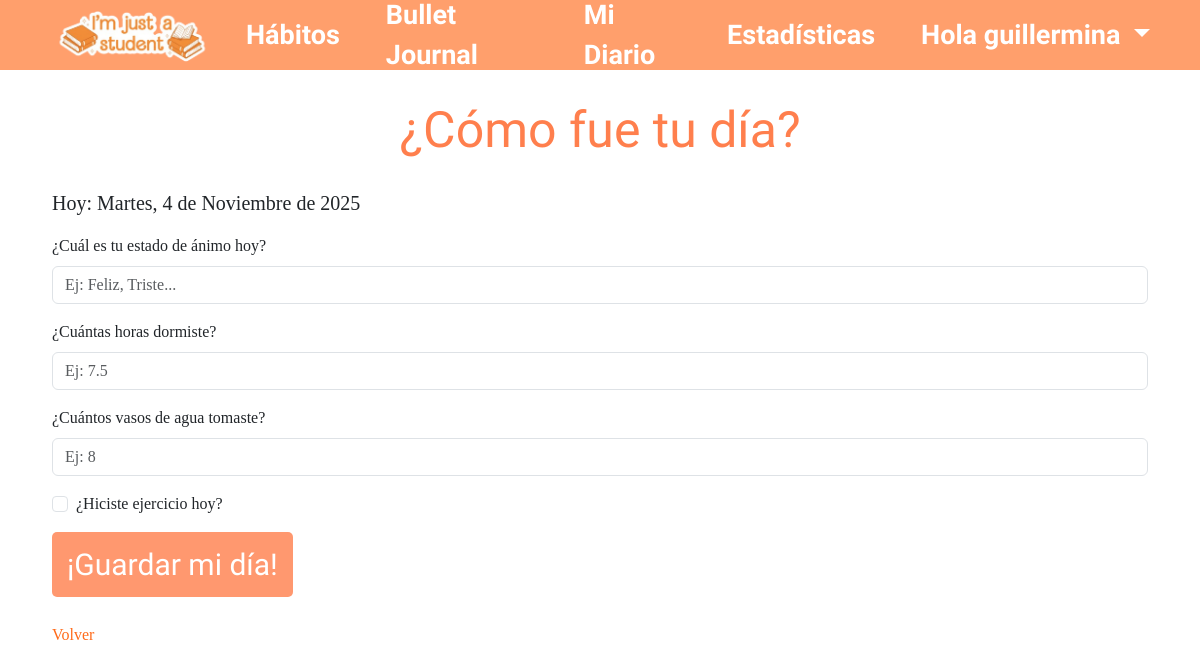
Before: /journals/new_journal/ (signed in) with the older database file.
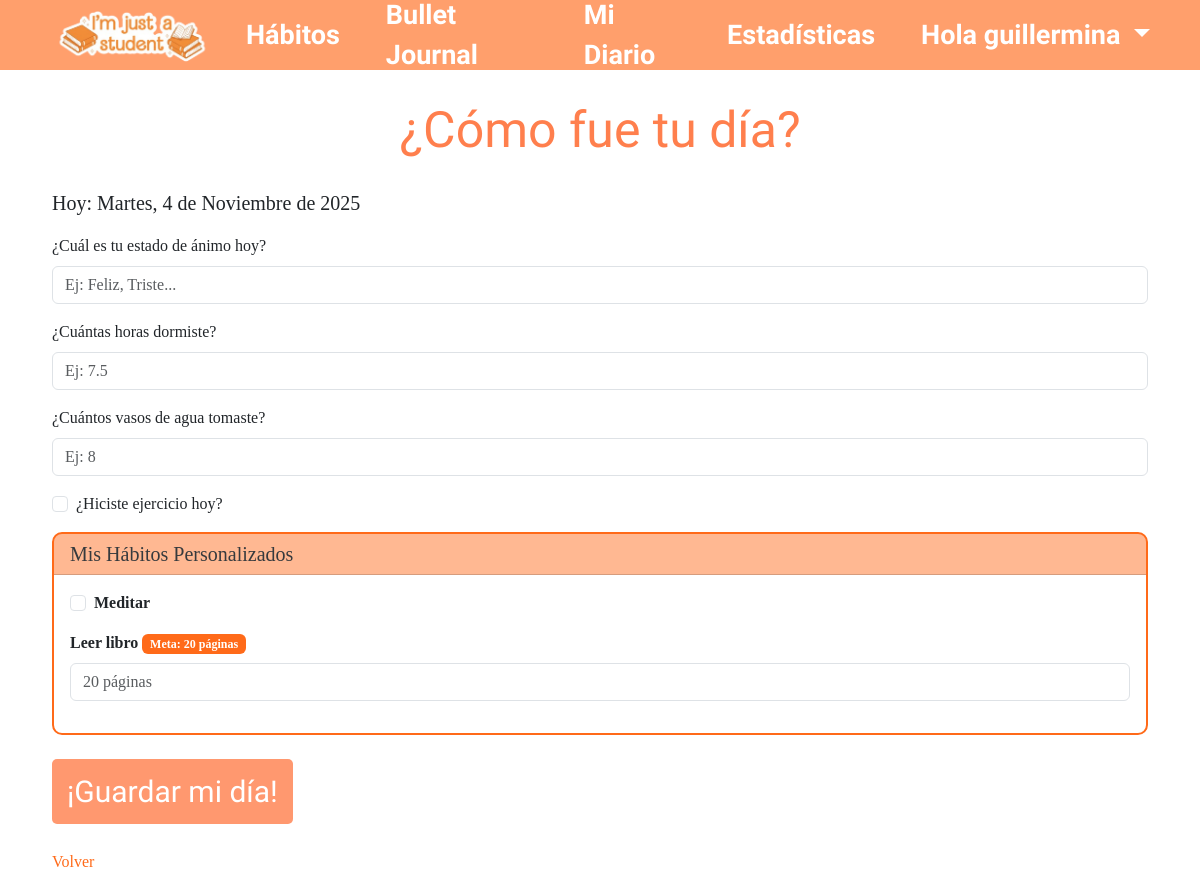
After: the same page with the newer database file.
### bullet_journal/models.py (models this page shows, shortened)
class CustomHabit(models.Model):
    TYPE_CHOICES = [
        ('boolean', 'Sí/No'),
        ('integer', 'Número'),
    ]
    user = models.ForeignKey(User, on_delete=models.CASCADE, related_name='custom_habits')
    name = models.CharField(max_length=100)
    description = models.TextField(blank=True, null=True)
    type = models.CharField(max_length=10, choices=TYPE_CHOICES)
    created_at = models.DateTimeField(auto_now_add=True)
    is_active = models.BooleanField(default=True)
    goal_value = models.IntegerField(null=True, blank=True)  # Valor objetivo (si aplica)
    unit = models.CharField(max_length=20, blank=True, null=True)  #
    class Meta:
        unique_together = ('user', 'name')
        ordering = ['-created_at']

### bullet_journal/views/journal_views.py (the view)
# urls.py: path('journals/new_journal/', journal_create, name='journal_create'),
@login_required
def journal_create(request):
    print(f"DEBUG: Iniciando journal_create - Método: {request.method}")
    if request.method == 'POST':
        print(f"DEBUG: Usuario: {request.user}")
        form = JournalForm(request.POST, request.FILES, user=request.user)
        if form.is_valid():
            date = form.cleaned_data['date']
            print(f"DEBUG: Fecha: {date}")
            existing_count = Journal.objects.filter(user=request.user, date=date).count()
            print(f"DEBUG: Journals existentes para {date}: {existing_count}")
            try:
                journal = Journal.objects.get(user=request.user, date=date)
                print(f"DEBUG: Journal existente encontrado ID: {journal.id}")
                journal.mood = form.cleaned_data['mood']
                journal.sleep_hours = form.cleaned_data.get('sleep_hours')
                journal.water_glasses = form.cleaned_data.get('water_glasses')
                journal.exercise = form.cleaned_data.get('exercise', False)
                if form.cleaned_data.get('image'):
                    journal.image = form.cleaned_data['image']
                custom_habits_data = {}
                for field_name, value in form.cleaned_data.items():
                    if field_name.startswith('habit_'):
                        custom_habits_data[field_name] = value
                journal.custom_habits_data = custom_habits_data
                journal.save()
                print(f"DEBUG: Journal actualizado exitosamente")
                action = "actualizado"
            except Journal.DoesNotExist:
                print(f"DEBUG: Creando nuevo journal")
                custom_habits_data = {}
                for field_name, value in form.cleaned_data.items():
                    if field_name.startswith('habit_'):
                        custom_habits_data[field_name] = value
                journal = Journal(
                    user=request.user,
                    date=date,
                    mood=form.cleaned_data['mood'],
                    sleep_hours=form.cleaned_data.get('sleep_hours'),
                    water_glasses=form.cleaned_data.get('water_glasses'),
                    exercise=form.cleaned_data.get('exercise', False),
                    custom_habits_data=custom_habits_data
                )
                if form.cleaned_data.get('image'):
                    journal.image = form.cleaned_data['image']
                journal.save()
                print(f"DEBUG: Nuevo journal creado ID: {journal.id}")
                action = "creado"
            except Exception as e:
                print(f"DEBUG: Error inesperado: {type(e).__name__}: {e}")
                import traceback
                traceback.print_exc()
                messages.error(request, f"Error al guardar: {e}")
                return render(request, 'bullet_journal/journal/new_journal.html', {
                    'form': form,
                    'custom_habits': CustomHabit.objects.filter(user=request.user, is_active=True)
                })
            messages.success(request, f"Journal {action} correctamente 🎉")
            return redirect('journal_list')
        else:
            print(f"DEBUG: Errores del formulario: {form.errors}")
    else:
        form = JournalForm(user=request.user)
        today = timezone.now().date()
        existing_journal = Journal.objects.filter(user=request.user, date=today).first()
        if existing_journal:
            form = JournalForm(instance=existing_journal, user=request.user)
            load_custom_habits_data(form, request.user, today)
    custom_habits = CustomHabit.objects.filter(user=request.user, is_active=True)
    return render(request, 'bullet_journal/journal/new_journal.html', {
        'form': form,
        'custom_habits': custom_habits
    })

### bullet_journal/views/journal_views.py (called while the page is built)
def load_custom_habits_data(form, user, date):
    try:
        journal = Journal.objects.get(user=user, date=date)
        if journal.custom_habits_data:
            for field_name, value in journal.custom_habits_data.items():
                if field_name in form.fields and value is not None:
                    form.fields[field_name].initial = value
    except Journal.DoesNotExist:
        pass

### bullet_journal/templates/bullet_journal/journal/new_journal.html (shortened to what this page needs)
{% extends "header.html" %}
{% block extra_head %}
{% load static %}
<link rel="stylesheet" href="{% static 'bullet_journal/css/styles.css' %}">
{% endblock %}
{% block contenido %}
<div class="container mt-5">
    <div class="journal-form">
        <h1>¿Cómo fue tu día?</h1>
        <p id="hoy-texto" class="fs-5 mb-3">Hoy:</p>
        <form method="post" enctype="multipart/form-data">
            <div class="mb-3">
                <label for="mood" class="form-label">¿Cuál es tu estado de ánimo hoy?</label>
                <input type="text" class="form-control" id="mood" name="mood" maxlength="50" placeholder="Ej: Feliz, Triste...">
            </div>
            <div class="mb-3">
                <label for="sleep_hours" class="form-label">¿Cuántas horas dormiste?</label>
                <input type="number" class="form-control" id="sleep_hours" name="sleep_hours" step="0.1" placeholder="Ej: 7.5">
            </div>
            <div class="mb-3">
                <label for="water_glasses" class="form-label">¿Cuántos vasos de agua tomaste?</label>
                <input type="number" class="form-control" id="water_glasses" name="water_glasses" placeholder="Ej: 8">
            </div>
            <div class="mb-3 form-check">
                <input type="checkbox" class="form-check-input form-check-input-orange" id="exercise" name="exercise">
                <label class="form-check-label" for="exercise">¿Hiciste ejercicio hoy?</label>
            </div>
            {% if custom_habits %}
            <div class="card mb-4 border-orange">
                <div class="card-header bg-orange-light">
                    <h5 class="mb-0">Mis Hábitos Personalizados</h5>
                </div>
                <div class="card-body">
                    {% for habit in custom_habits %}
                    <div class="mb-3">
                        {% if habit.type == 'boolean' %}
                            <div class="form-check">
                                <input type="checkbox" class="form-check-input form-check-input-orange"
                                       id="habit_{{ habit.id }}"
                                       name="habit_{{ habit.id }}"
                                       value="true">
                                <label class="form-check-label" for="habit_{{ habit.id }}">
                                    <strong>{{ habit.name }}</strong>
                                </label>
                            </div>
                        {% elif habit.type == 'integer' %}
                            <label for="habit_{{ habit.id }}" class="form-label">
                                <strong>{{ habit.name }}</strong>
                                {% if habit.goal_value %}
                                    <span class="badge badge-orange" >Meta: {{ habit.goal_value }}{% if habit.unit %} {{ habit.unit }}{% endif %}</span>
                                {% endif %}
                            </label>
                            <input type="number"
                                   class="form-control"
                                   id="habit_{{ habit.id }}"
                                   name="habit_{{ habit.id }}"
                                   min="0"
                                   placeholder="{% if habit.goal_value %}{{ habit.goal_value }}{% else %}0{% endif %}{% if habit.unit %} {{ habit.unit }}{% endif %}">
                        {% endif %}
                    </div>
                    {% endfor %}
                </div>
            </div>
            {% endif %}
            <div class= "d-flex gap-2 flex-wrap">
                <button type="submit" class="btn btn-primary">¡Guardar mi día!</button>
            </div>
        </form>
        <a href="{% url 'journal_list' %}" class="link-orange">Volver</a>
    </div>
</div>
{% endblock %}

Changed rows visible on the page:
added CustomHabit: name "Meditar"
added CustomHabit: name "Leer libro", goal_value "20", unit "páginas", goal_value+unit "20 páginas"
Other visible differences:
text now shown: "Mis Hábitos Personalizados"
